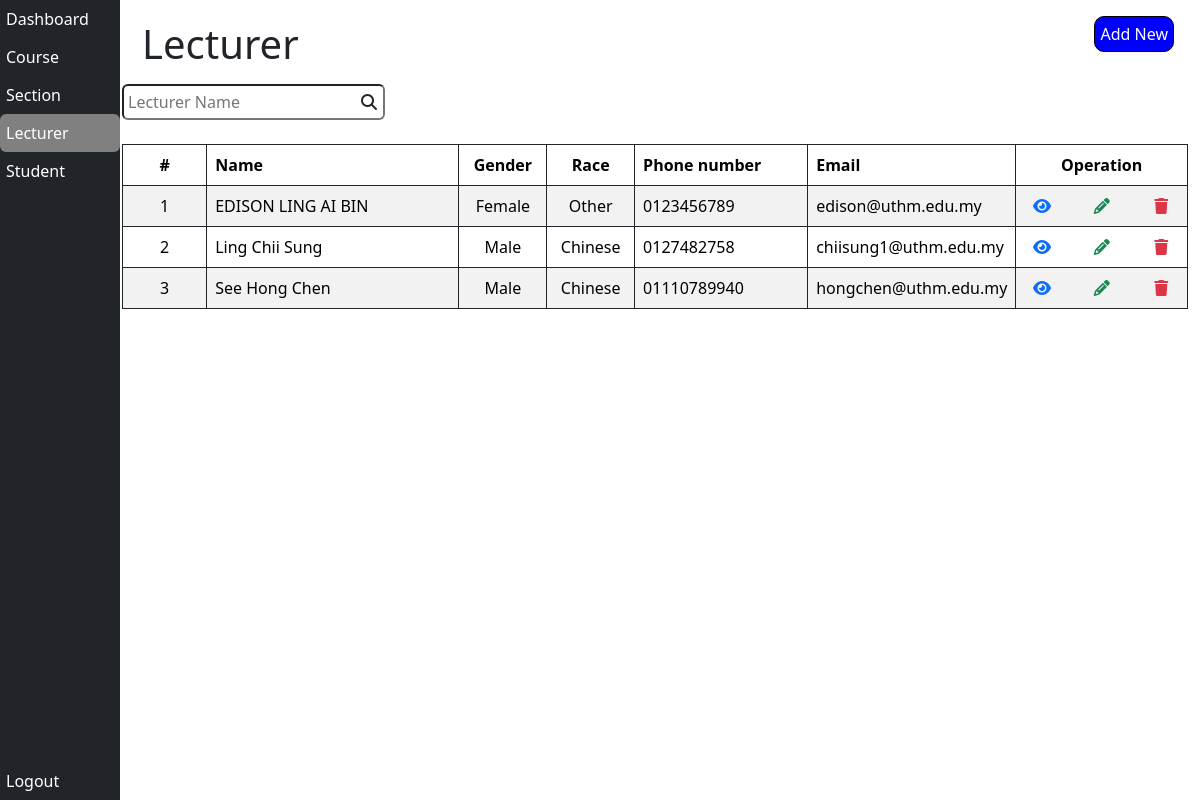
The app's page /Staff/lecturer.php (signed in) with its own data.
### tables this page shows
CREATE TABLE `lecturer` (
  `lecturer_id` int(11) NOT NULL,
  `lecturer_name` varchar(255) NOT NULL,
  `lecturer_phone_number` varchar(255) NOT NULL,
  `lecturer_gender` enum('Male','Female') NOT NULL,
  `lecturer_race` enum('Malay','Chinese','India','Other') NOT NULL,
  `lecturer_email` varchar(255) NOT NULL,
  `lecturer_password` varchar(255) NOT NULL,
  `lecturer_archive` tinyint(1) NOT NULL DEFAULT 0,
  `lecturer_personal_email` varchar(255) DEFAULT NULL
);

### Staff/lecturer.php (the view, shortened to what this page needs)
<?php
  if(!isset($_SESSION['admin'])) {
    echo 'Please login first <br>';
    echo 'Click <a href="index.php">here<a/> to login';
  }else {
    include 'db.php';
?>
<!DOCTYPE html>
<html lang="en">
<head>
  <link href="https://cdn.jsdelivr.net/npm/bootstrap@5.3.3/dist/css/bootstrap.min.css" rel="stylesheet"
>
  <link rel="stylesheet" href="https://cdnjs.cloudflare.com/ajax/libs/font-awesome/6.5.2/css/all.min.css"
 />
  <link rel="stylesheet" href="./styles/style.css">
  <link rel="stylesheet" href="./styles/sidebar.css">
</head>
<body>
  <div class="container-fluid">
    <div class="bg-dark text-white sidebar">
      <a href="dashboard.php" class="btn nav-btn text-white d-block text-start">Dashboard</a>
      <a href="course.php" class="btn nav-btn text-white d-block text-start">Course</a>
      <a href="section.php" class="btn nav-btn text-white d-block text-start">Section</a>
      <a href="lecturer.php" class="btn nav-btn text-white d-block text-start selected">Lecturer</a>
      <a href="student.php" class="btn nav-btn text-white d-block text-start">Student</a>
      <a href="clearId.php"
        class="btn nav-btn text-white d-block text-start position-absolute w-100 bottom-0">Logout</a>
    </div>
    <div class="main-content">
      <h1 class="title">Lecturer</h1>
      <button class="add-new-button position-absolute d-flex flex-column align-items-center mt-3 me-3"
        onclick="window.location.href = 'operation/lecturer/addLecturer.php'">Add New</button>
      <form autocomplete="off">
        <div class="position-relative d-inline">
          <input type="text" class="ps-1 pe-4 py-1 rounded mt-2" placeholder="Lecturer Name" id="lecturerNameInput">
          <i class="fas fa-search position-absolute end-0 top-50 translate-middle-y me-2"></i>
        </div>
      </form>
      <table class="table table-striped table-bordered border-dark mt-4" id="lecturerTable">
        <thead>
          <div class="row">
            <th scope="col" class="col-1 text-center">#</th>
            <th scope="col" class="col-3">Name</th>
            <th scope="col" class="col-1 text-center">Gender</th>
            <th scope="col" class="col-1 text-center">Race</th>
            <th scope="col" class="col-2">Phone number</th>
            <th scope="col" class="col-2">Email</th>
            <th scope="col" class="col-2 text-center">
              Operation
            </th>
          </div>
        </thead>
        <tbody>
          <?php
              $count = 1;
              $sql = "SELECT lecturer_id, lecturer_name, lecturer_gender, lecturer_race, lecturer_phone_number, lecturer_email FROM lecturer WHERE lecturer_archive = 0 ORDER BY lecturer_name";
              $result = mysqli_query($conn, $sql);
              if(mysqli_num_rows($result) > 0) {
                while($row = mysqli_fetch_assoc($result)) {
          ?>
          <tr>
            <td scope="row" class="text-center"><?php echo $count++ ?></td>
            <td scope="row"><?php echo $row["lecturer_name"] ?></td>
            <td scope="row" class="text-center"><?php echo $row["lecturer_gender"] ?></td>
            <td scope="row" class="text-center"><?php echo $row["lecturer_race"] ?></td>
            <td scope="row"><?php echo $row["lecturer_phone_number"] ?></td>
            <td scope="row"><?php echo $row["lecturer_email"] ?></td>
            <td>
              <div class="row">
                <div class="col-4 text-center">
                  <a href="./operation/lecturer/viewLecturer.php?id=<?php echo $row["lecturer_id"] ?>">
                    <i class="fa-solid fa-eye text-primary"></i>
                  </a>
                </div>
                <div class="col-4 text-center">
                  <a href="./operation/lecturer/editLecturer.php?id=<?php echo $row["lecturer_id"] ?>">
                    <i class="fa-solid fa-pencil text-success"></i>
                  </a>
                </div>
                <div class="col-4 text-center">
                  <a href="#">
                    <i class="fa-solid fa-trash text-danger"
                      onclick="deleteLecturer('<?php echo $row['lecturer_id']?>', '<?php echo htmlspecialchars($row['lecturer_name'])?>')"
                      name="delete"></i>
                  </a>
                </div>
              </div>
            </td>
          </tr>
          <?php
              }
            }else {
              echo
                '<tr>
                  <td colspan="8" class="text-center">No sections found</td>
                </tr>';
            }
          ?>
        </tbody>
      </table>
    </div>
  </div>
</body>
</html>
<?php
  }
?>

### Staff/styles/style.css (style rules this page uses)
*, *::before, *::after { box-sizing: border-box; padding: 0; margin: 0; }
body { width: 100%; }
.main-content { margin-top: 10px; margin-left: 110px; }
.title { padding: 10px 0px 0px 20px; }
.add-new-button { cursor: pointer; padding: 5px; border-radius: 10px; border: 1px solid black; top: 0; right: 10px; background-color: rgb(0, 0, 255); color: white; }

### Staff/styles/sidebar.css (style rules this page uses)
.sidebar { height: 100vh; position: fixed; top: 0; bottom: 0; left: 0; z-index: 999; }
.nav-btn { padding: 6px 30px 6px 5px; }
.btn:hover, .selected { background-color: gray; }

### records on screen
lecturer: lecturer_name "EDISON LING AI BIN", lecturer_gender "Female", lecturer_race "Other", lecturer_phone_number "0123456789", lecturer_email "edison@uthm.edu.my"
lecturer: lecturer_name "Ling Chii Sung", lecturer_gender "Male", lecturer_race "Chinese", lecturer_phone_number "0127482758", lecturer_email "chiisung1@uthm.edu.my"
lecturer: lecturer_name "See Hong Chen", lecturer_gender "Male", lecturer_race "Chinese", lecturer_phone_number "01110789940", lecturer_email "hongchen@uthm.edu.my"
